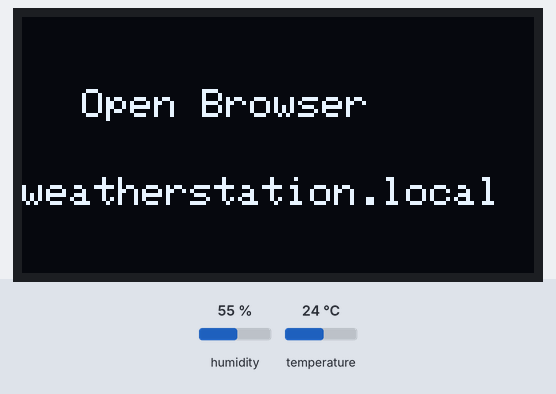
The sketch below on a simulated ESP8266 (NodeMCU). Parts: 128×64 one-colour display. The inputs (shaded band) are chosen by the test bench; at power-on: temperature 24 °C, humidity 55 %. WiFi joins after 1.5 s; servers stay silent unless stated; what the sketch prints to the serial monitor is not drawn.

Above: at 3.7 s.
At 9.2 s:
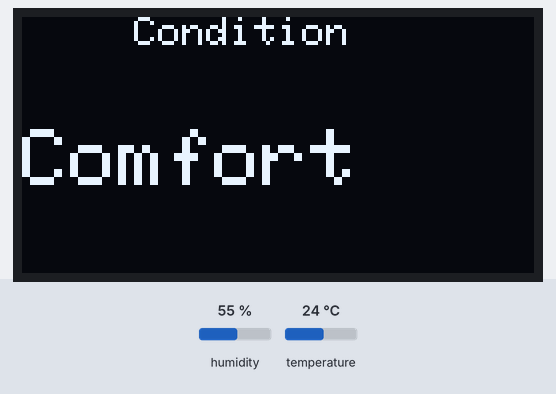
9.3 s: temperature set to 12 °C
At 15.6 s:
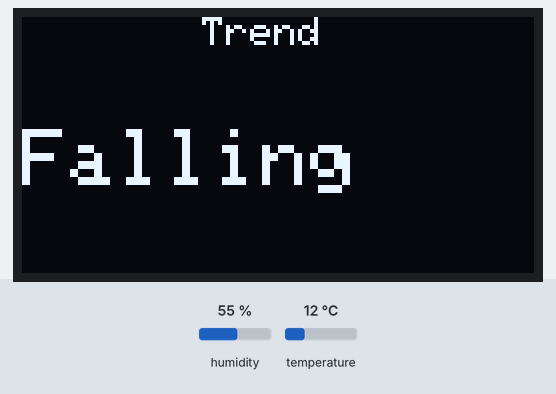
16.2 s: humidity set to 73 %
22.2 s: humidity set to 77 %
28.3 s: temperature set to 31 °C
34.3 s: temperature set to 34 °C
At 39.3 s:
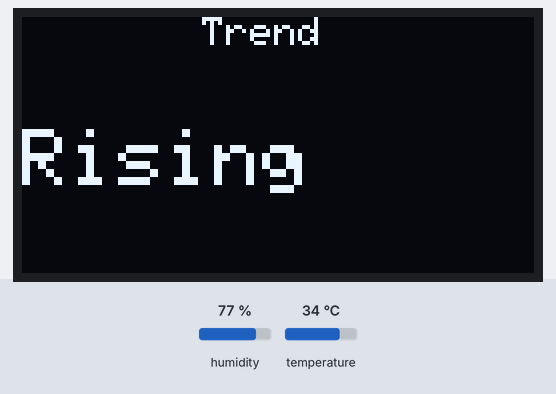
40.4 s: temperature set to 19 °C
At 45.9 s:
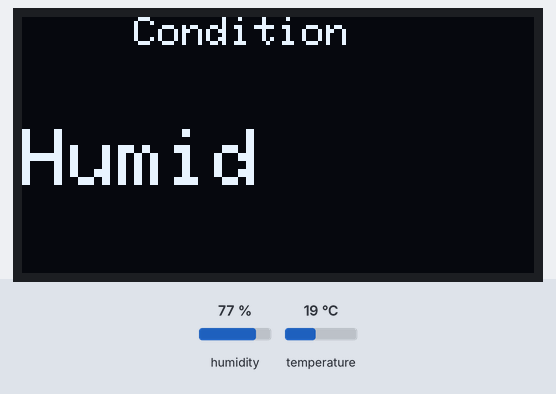
Timing chart, 0 to 47.4 s (numbered marks = the images above; inputs shaded):
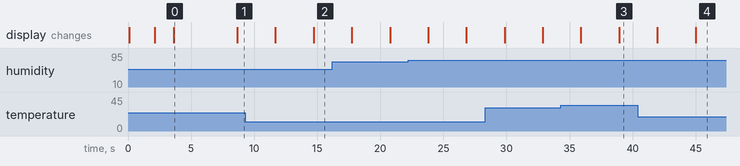

Measured:
- the behaviour switches between 32 and 33 °C on temperature (found by bisection; images 2 and 3)
- after the input at 9.3 s, the display: first differs from a run without the input after 5.4 s (image 2)
- after the input at 34.3 s, the display: first differs from a run without the input after 4.6 s (image 3)
- after the input at 40.4 s, the display: first differs from a run without the input after 4.6 s (image 4)
- what the display in image 0 shows lasts 5.1 s, from 3.6 s to 8.7 s

The sketch:

weather_final.ino
```cpp
#include <ESP8266WiFi.h>
#include <ESP8266WebServer.h>
#include <ESP8266mDNS.h>
#include <Wire.h>
#include <Adafruit_GFX.h>
#include <Adafruit_SSD1306.h>
#include <DHT.h>

/* ---------------- WIFI ---------------- */
const char* ssid     = "AI LAB";
const char* password = "11223344";
const char* hostName = "weatherstation";

/* ---------------- DHT11 ---------------- */
#define DHTPIN  D4
#define DHTTYPE DHT11
DHT dht(DHTPIN, DHTTYPE);

/* ---------------- OLED ---------------- */
#define SCREEN_WIDTH  128
#define SCREEN_HEIGHT 64
#define OLED_RESET    -1
Adafruit_SSD1306 display(SCREEN_WIDTH, SCREEN_HEIGHT, &Wire, OLED_RESET);

/* ---------------- SERVER ---------------- */
ESP8266WebServer server(80);

/* ---------------- DATA ---------------- */
float temp = 0;
float hum = 0;
float heatIndexVal = 0;
float minTemp = 999;
float maxTemp = -999;
float lastTemp = 0;

unsigned long lastRead = 0;
unsigned long lastPage = 0;

int page = 0;

/* ===================================================== */
/* ---------------- HELPER FUNCTIONS ------------------- */
/* ===================================================== */

String comfortStatus(float t, float h) {
  if (t > 32) return "Hot";
  if (h > 75) return "Humid";
  if (t < 18) return "Cold";
  if (h < 30) return "Dry";
  return "Comfort";
}

String trendStatus() {
  if (temp > lastTemp) return "Rising";
  if (temp < lastTemp) return "Falling";
  return "Stable";
}

/* ===================================================== */
/* ---------------- WEB PAGE --------------------------- */
/* ===================================================== */

void handleRoot() {

  String html = R"rawliteral(
<!DOCTYPE html>
<html>
<head>
<title>Mini Weather Station</title>
<meta name='viewport' content='width=device-width, initial-scale=1'>
<meta http-equiv='refresh' content='5'>
<style>
body{
  font-family:Arial;
  background:#111;
  color:white;
  text-align:center;
  margin:0;
  padding:20px;
}
h1{
  color:#00ffcc;
}
.card{
  background:#222;
  padding:15px;
  margin:10px auto;
  border-radius:15px;
  max-width:350px;
  font-size:22px;
}
.small{
  color:#aaa;
  font-size:16px;
}
</style>
</head>
<body>
<h1>Mini Weather Station</h1>
)rawliteral";

  html += "<div class='card'>Temperature: " + String(temp,1) + " C</div>";
  html += "<div class='card'>Humidity: " + String(hum,1) + " %</div>";
  html += "<div class='card'>Feels Like: " + String(heatIndexVal,1) + " C</div>";
  html += "<div class='card'>Current Condition: " + comfortStatus(temp, hum) + "</div>";
  html += "<div class='card'>Min Temp: " + String(minTemp,1) + " C</div>";
  html += "<div class='card'>Max Temp: " + String(maxTemp,1) + " C</div>";
  html += "<div class='card'>Trend: " + trendStatus() + "</div>";
  html += "<div class='small'>Auto refresh every 5 sec</div>";
  html += "</body></html>";

  server.send(200, "text/html", html);
}

/* ===================================================== */
/* ---------------- OLED DISPLAY ---------------------- */
/* ===================================================== */

void showOLED() {

  display.clearDisplay();
  display.setTextColor(WHITE);

  if (page == 0) {
    display.setTextSize(1);
    display.setCursor(20, 0);
    display.println("Weather Data");

    display.setTextSize(1.5);
    display.setCursor(0, 18);
    display.print("Temp :");

    display.setTextSize(2);
    display.setCursor(45, 14);
    display.print(temp, 1);
    display.print("C");

    display.setTextSize(1.5);
    display.setCursor(0, 46);
    display.print("Hum  :");

    display.setTextSize(2);
    display.setCursor(45, 42);
    display.print(hum, 0);
    display.print("%");
  }
  else if (page == 1) {
    display.setTextSize(1);
    display.setCursor(28, 0);
    display.println("Condition");

    display.setTextSize(2);
    display.setCursor(0, 28);
    display.println(comfortStatus(temp, hum));
  }
  else if (page == 2) {
    display.setTextSize(1);
    display.setCursor(45, 0);
    display.println("Stats");

    display.setCursor(0, 22);
    display.print("Min: ");
    display.print(minTemp, 1);

    display.setCursor(0, 42);
    display.print("Max: ");
    display.print(maxTemp, 1);
  }

  else if (page == 3) {
    display.setTextSize(1);
    display.setCursor(45, 0);
    display.println("Trend");

    display.setTextSize(2);
    display.setCursor(0, 28);
    display.println(trendStatus());
  }

  display.display();
}

/* ===================================================== */
/* ---------------- SENSOR READ ----------------------- */
/* ===================================================== */

void readSensor() {

  lastTemp = temp;

  float t = dht.readTemperature();
  float h = dht.readHumidity();

  if (isnan(t) || isnan(h)) {
    Serial.println("DHT Sensor Error");
    return;
  }

  temp = t;
  hum = h;

  heatIndexVal = dht.computeHeatIndex(temp, hum, false);

  if (temp < minTemp) minTemp = temp;
  if (temp > maxTemp) maxTemp = temp;

  Serial.print("Temp: ");
  Serial.print(temp);
  Serial.print(" C   Humidity: ");
  Serial.print(hum);
  Serial.println(" %");
}

/* ===================================================== */
/* ---------------- WIFI CONNECT ---------------------- */
/* ===================================================== */

void connectWiFi() {

  WiFi.mode(WIFI_STA);
  WiFi.hostname(hostName);
  WiFi.begin(ssid, password);

  Serial.println();
  Serial.println("Connecting WiFi...");

  display.clearDisplay();
  display.setTextSize(1);
  display.setCursor(0, 25);
  display.println("Connecting WiFi");
  display.display();

  while (WiFi.status() != WL_CONNECTED) {
    delay(500);
    Serial.print(".");
  }

  Serial.println();
  Serial.println("WiFi Connected");
  Serial.print("IP Address: ");
  Serial.println(WiFi.localIP());

  if (MDNS.begin(hostName)) {
    Serial.println("mDNS Started");
    Serial.println("Open: http://weatherstation.local");
  }
}

/* ===================================================== */
/* ---------------- SETUP ----------------------------- */
/* ===================================================== */

void setup() {

  Serial.begin(115200);

  dht.begin();
  Wire.begin(D2, D1);

  display.begin(SSD1306_SWITCHCAPVCC, 0x3C);
  display.clearDisplay();
  display.display();

  // Startup Page 1
  display.clearDisplay();
  display.setTextColor(WHITE);
  display.setTextSize(2);
  display.setCursor(10,18);
  display.println("Weather");
  display.setCursor(18,42);
  display.println("Station");
  display.display();
  delay(2000);

  connectWiFi();

  server.on("/", handleRoot);
  server.begin();

  // Startup Page 2
  display.clearDisplay();
  display.setTextSize(1);
  display.setCursor(15,18);
  display.println("Open Browser");
  display.setCursor(0,40);
  display.println("weatherstation.local");
  display.display();
  delay(2000);

  lastPage = millis();
}

/* ===================================================== */
/* ---------------- LOOP ------------------------------ */
/* ===================================================== */

void loop() {

  server.handleClient();
  MDNS.update();

  if (millis() - lastRead > 3000) {
    readSensor();
    lastRead = millis();
  }

  if (millis() - lastPage > 3000) {
    page++;
    if (page > 3) page = 0;

    showOLED();
    lastPage = millis();
  }
}
```
